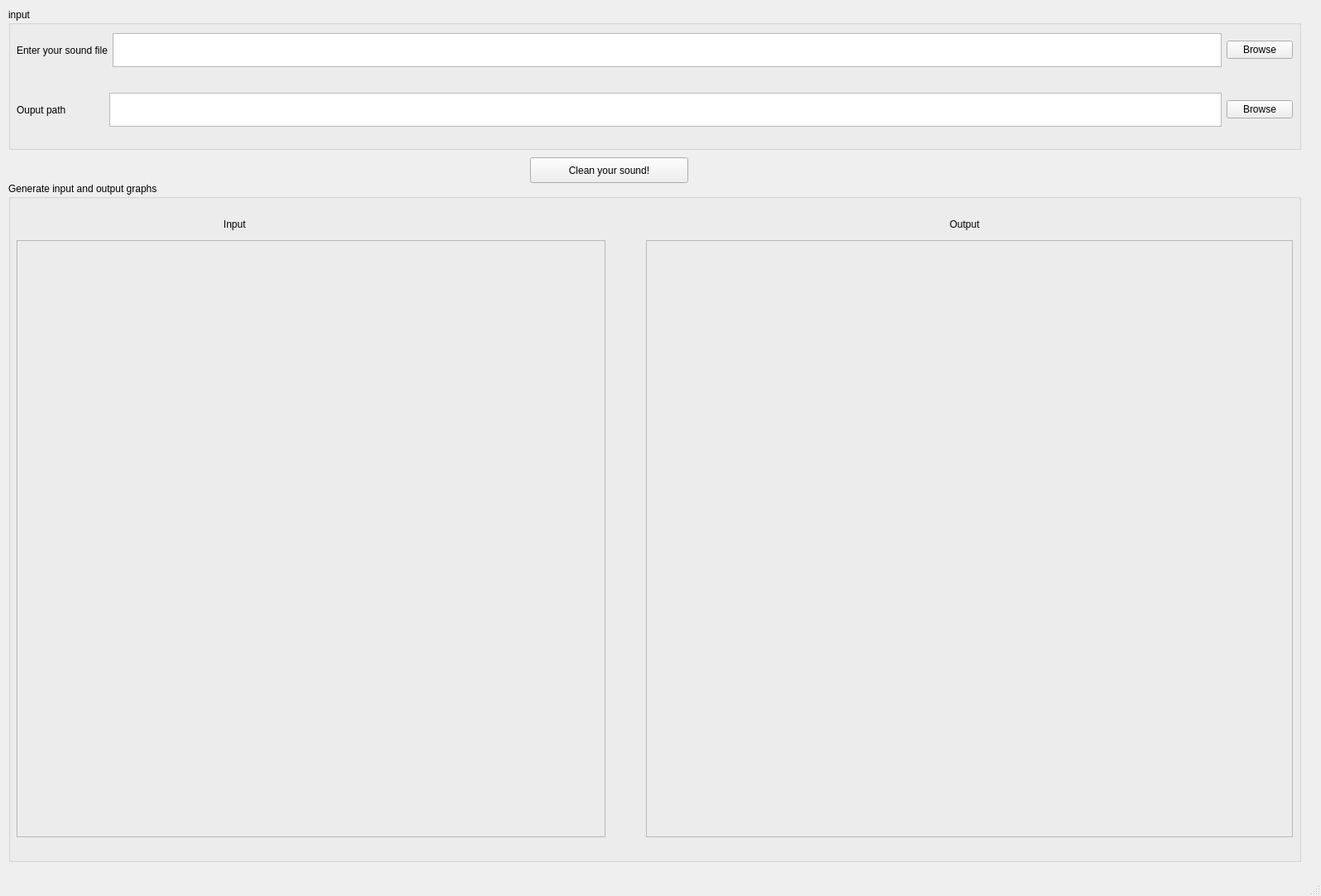
<?xml version="1.0" encoding="UTF-8"?>
<ui version="4.0">
 <class>MainWindow</class>
 <widget class="QMainWindow" name="MainWindow">
  <property name="geometry">
   <rect>
    <x>0</x>
    <y>0</y>
    <width>1595</width>
    <height>1082</height>
   </rect>
  </property>
  <property name="windowTitle">
   <string>MainWindow</string>
  </property>
  <widget class="QWidget" name="centralwidget">
   <widget class="QGroupBox" name="groupBox">
    <property name="geometry">
     <rect>
      <x>10</x>
      <y>10</y>
      <width>1561</width>
      <height>171</height>
     </rect>
    </property>
    <property name="title">
     <string>input</string>
    </property>
    <widget class="QWidget" name="horizontalLayoutWidget">
     <property name="geometry">
      <rect>
       <x>10</x>
       <y>30</y>
       <width>1541</width>
       <height>41</height>
      </rect>
     </property>
     <layout class="QHBoxLayout" name="horizontalLayout">
      <item>
       <widget class="QLabel" name="label">
        <property name="text">
         <string>Enter your sound file</string>
        </property>
       </widget>
      </item>
      <item>
       <widget class="QTextEdit" name="textEdit"/>
      </item>
      <item>
       <widget class="QPushButton" name="pushButton">
        <property name="text">
         <string>Browse</string>
        </property>
       </widget>
      </item>
     </layout>
    </widget>
    <widget class="QWidget" name="horizontalLayoutWidget_3">
     <property name="geometry">
      <rect>
       <x>10</x>
       <y>102</y>
       <width>1541</width>
       <height>41</height>
      </rect>
     </property>
     <layout class="QHBoxLayout" name="horizontalLayout_3">
      <item>
       <widget class="QLabel" name="label_3">
        <property name="text">
         <string>Ouput path              </string>
        </property>
       </widget>
      </item>
      <item>
       <widget class="QTextEdit" name="textEdit_3"/>
      </item>
      <item>
       <widget class="QPushButton" name="pushButton_4">
        <property name="text">
         <string>Browse</string>
        </property>
       </widget>
      </item>
     </layout>
    </widget>
   </widget>
   <widget class="QGroupBox" name="groupBox_2">
    <property name="geometry">
     <rect>
      <x>10</x>
      <y>220</y>
      <width>1561</width>
      <height>821</height>
     </rect>
    </property>
    <property name="title">
     <string>Generate input and output graphs</string>
    </property>
    <widget class="QLabel" name="label_6">
     <property name="geometry">
      <rect>
       <x>250</x>
       <y>30</y>
       <width>81</width>
       <height>41</height>
      </rect>
     </property>
     <property name="text">
      <string>   Input</string>
     </property>
    </widget>
    <widget class="QFrame" name="frame">
     <property name="geometry">
      <rect>
       <x>10</x>
       <y>70</y>
       <width>711</width>
       <height>721</height>
      </rect>
     </property>
     <property name="frameShape">
      <enum>QFrame::StyledPanel</enum>
     </property>
     <property name="frameShadow">
      <enum>QFrame::Raised</enum>
     </property>
    </widget>
    <widget class="QFrame" name="frame_3">
     <property name="geometry">
      <rect>
       <x>770</x>
       <y>70</y>
       <width>781</width>
       <height>721</height>
      </rect>
     </property>
     <property name="frameShape">
      <enum>QFrame::StyledPanel</enum>
     </property>
     <property name="frameShadow">
      <enum>QFrame::Raised</enum>
     </property>
    </widget>
    <widget class="QLabel" name="label_8">
     <property name="geometry">
      <rect>
       <x>1130</x>
       <y>30</y>
       <width>81</width>
       <height>41</height>
      </rect>
     </property>
     <property name="text">
      <string>  Output</string>
     </property>
    </widget>
   </widget>
   <widget class="QPushButton" name="pushButton_3">
    <property name="geometry">
     <rect>
      <x>640</x>
      <y>190</y>
      <width>191</width>
      <height>31</height>
     </rect>
    </property>
    <property name="text">
     <string>Clean your sound!</string>
    </property>
   </widget>
  </widget>
  <widget class="QMenuBar" name="menubar">
   <property name="geometry">
    <rect>
     <x>0</x>
     <y>0</y>
     <width>1595</width>
     <height>21</height>
    </rect>
   </property>
  </widget>
  <widget class="QStatusBar" name="statusbar"/>
 </widget>
 <resources/>
 <connections/>
</ui>
